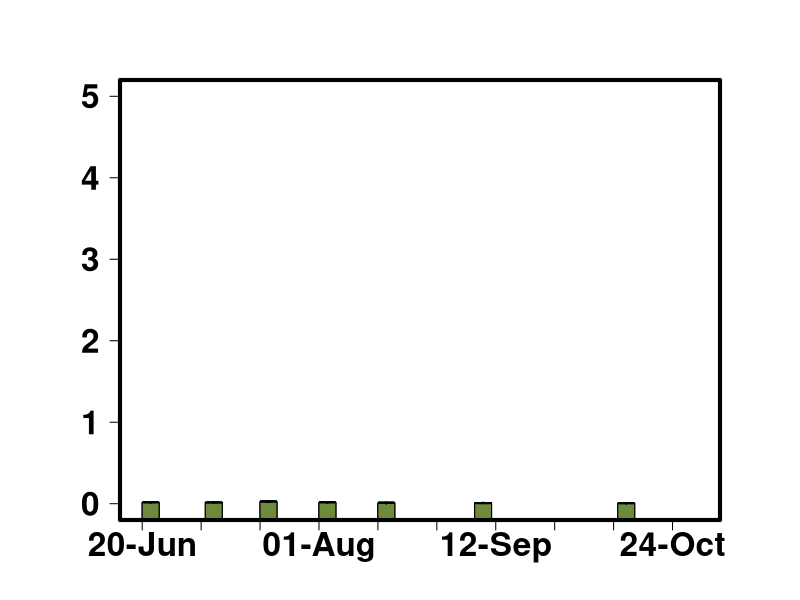

This figure's R source:
library(tidyverse)
library(readr)
library(plyr)
library(dplyr)

alldata <- data.frame(read_csv("2_incremental/20220420_STANDING_CROP_Rafa_Interpolation_Dont_Use.csv"))

alldata$SAMPLING_DATE<-as.Date(alldata$SAMPLING_DATE, format = "%m/%d/%Y")

TURNOVER <- read_csv("2_incremental/TURNOVER_REDUX.csv")

TURNOVER$SAMPLING_DATE<-as.Date(TURNOVER$SAMPLING_DATE, format = "%m/%d/%Y")

add.comp<-list(alldata,TURNOVER)

alldata<-add.comp %>% reduce(full_join)

write.csv(alldata, "2_incremental/TURNOVER_Full_Dataset.csv")


#standard error functiton

se <- function(x, ...) sqrt(var(x, ...)/length(x))


# Selected element

names(alldata)

# 7 = biomass, 58 = Cd 73 = Pb, 70=Mo , Cu=61, As=52

n1<-58

# If turnover rates are desired

alldata[,n1]<-alldata[,n1]*alldata[,89]

#Selected site 

ssite<-"GC"

dfEPIL <- alldata[which(alldata$SAMPLE_DESCRIPTOR == "EPIL"),]

dfEPIP <- alldata[which(alldata$SAMPLE_DESCRIPTOR == "EPIP"),]

dfFILA <- alldata[which(alldata$SAMPLE_DESCRIPTOR == "FILA"),]

alldata

# Multiplier for unit conversion. 

mult=1

EPIL.SUM<-data.frame(aggregate(as.numeric(dfEPIL[,n1]) ~ SAMPLING_DATE+SITE, dfEPIL, mean))
EPIL.SUM[,4]<-aggregate(as.numeric(dfEPIL[,n1]) ~ SAMPLING_DATE+SITE, dfEPIL, se)[,3]
EPIL.SUM <- subset(EPIL.SUM, SITE == ssite)
names(EPIL.SUM)<-c("DATE","SITE","MEAN.EPIL","STDER.EPIL")
EPIL.SUM[,5]<--2
EPIL.SUM[,c(3,4)]<-EPIL.SUM[,c(3,4)]*mult 

FILA.SUM<-data.frame(aggregate(as.numeric(dfFILA[,n1]) ~ SAMPLING_DATE+SITE, dfFILA, mean))
FILA.SUM[,4]<-aggregate(as.numeric(dfFILA[,n1]) ~ SAMPLING_DATE+SITE, dfFILA, se)[,3]
FILA.SUM <- subset(FILA.SUM, SITE == ssite)
names(FILA.SUM)<-c("DATE","SITE","MEAN.FILA","STDER.FILA")
FILA.SUM[,5]<--2
FILA.SUM[,c(3,4)]<-FILA.SUM[,c(3,4)]*mult 

EPIP.SUM<-data.frame(aggregate(as.numeric(dfEPIP[,n1]) ~ SAMPLING_DATE+SITE, dfEPIP, mean))
EPIP.SUM[,4]<-aggregate(as.numeric(dfEPIP[,n1]) ~ SAMPLING_DATE+SITE, dfEPIP, se)[,3]
EPIP.SUM <- subset(EPIP.SUM, SITE == ssite)
names(EPIP.SUM)<-c("DATE","SITE","MEAN.EPIP","STDER.EPIP")
EPIP.SUM[,5]<--2
EPIP.SUM[,c(3,4)]<-EPIP.SUM[,c(3,4)]*mult 


ALL.SUM<-list(EPIP.SUM,FILA.SUM,EPIL.SUM)

ALL.SUM<-ALL.SUM %>% reduce(full_join)

#Eyeballed turnover rates

ALL.SUM[is.na(ALL.SUM)] <- 0

L=nrow(ALL.SUM)

#Column Width

j=2

#each 'polygon' is inside a list with xx and yy coordinates

dat1 <- lapply(1:L,function(x){
  res <- list(xx=c(ALL.SUM[x,1]+j, ALL.SUM[x,1]-j, ALL.SUM[x,1]-j, ALL.SUM[x,1]+j),
              yy=c(ALL.SUM[x,5], ALL.SUM[x,5], ALL.SUM[x,8], ALL.SUM[x,8]))
  return(res)
})

dat2 <- lapply(1:L,function(x){
  res <- list(xx=c(ALL.SUM[x,1]+j, ALL.SUM[x,1]-j, ALL.SUM[x,1]-j, ALL.SUM[x,1]+j),
              yy=c(ALL.SUM[x,5], ALL.SUM[x,5], ALL.SUM[x,6]+ALL.SUM[x,8], ALL.SUM[x,6]+ALL.SUM[x,8]))
  return(res)
})

dat3 <- lapply(1:L,function(x){
  res <- list(xx=c(ALL.SUM[x,1]+j, ALL.SUM[x,1]-j, ALL.SUM[x,1]-j, ALL.SUM[x,1]+j),
              yy=c(ALL.SUM[x,5], ALL.SUM[x,5], ALL.SUM[x,3]+ALL.SUM[x,6]+ALL.SUM[x,8], ALL.SUM[x,3]+ALL.SUM[x,6]+ALL.SUM[x,8]))
  return(res)
})

ardat1 <- lapply(1:L,function(x){
  res <- list(x0=c(ALL.SUM[x,1], ALL.SUM[x,1]),
              y0=c(ALL.SUM[x,8]),
              x1=c(ALL.SUM[x,1], ALL.SUM[x,1]),
              y1=c(ALL.SUM[x,8]+ALL.SUM[x,9]))
  return(res)
})

ardat2 <- lapply(1:L,function(x){
  res <- list(x0=c(ALL.SUM[x,1], ALL.SUM[x,1]),
              y0=c(ALL.SUM[x,6]+ ALL.SUM[x,8]),
              x1=c(ALL.SUM[x,1], ALL.SUM[x,1]),
              y1=c(ALL.SUM[x,6]+ALL.SUM[x,8]+ALL.SUM[x,7]))
  return(res)
})
ardat3 <- lapply(1:L,function(x){
  res <- list(x0=c(ALL.SUM[x,1], ALL.SUM[x,1]),
              y0=c(ALL.SUM[x,6]+ALL.SUM[x,8]+ALL.SUM[x,3]),
              x1=c(ALL.SUM[x,1], ALL.SUM[x,1]),
              y1=c(ALL.SUM[x,6]+ALL.SUM[x,8]+ALL.SUM[x,3]+ALL.SUM[x,4]))
  return(res)
})


#create empty plot

#dev.new(width=10, height=5, noRStudioGD = TRUE)
par(mar=c(4,6,4,4))
plot(ALL.SUM[,1], ALL.SUM[,5],
     type='n',
     ylim=c(0, plyr::round_any(max(ALL.SUM[3]+ALL.SUM[6]+ALL.SUM[8]+ALL.SUM[4]), 5, f = ceiling)),
     xlim= c(as.Date("2021-06-20"),as.Date("2021-10-30")),
     ylab=NA, 
     yaxt = "n",
     cex=1.5,
     xaxt = "n",
     xlab = NA,
     cex.lab=1, cex.axis=1.2, cex.main=1.2, cex.sub=1.2,
)


axis(side = 2, las=1, font.axis=2, cex.axis=2)

at = seq(0, plyr::round_any(max(ALL.SUM[3]+ALL.SUM[6]+ALL.SUM[8]), 175, f = ceiling), length.out=5)

axis.Date(1, at=seq(as.Date("2021-06-20"), as.Date("2021-10-30"), "2 weeks"), las=1, font.axis=2, cex.axis=2, format="%d-%b")

#add polygons

for (i in 1:L) polygon(unlist(dat3[[i]]$xx),unlist(dat3[[i]]$yy),col="gold", border="black")
for (i in 1:L) polygon(unlist(dat2[[i]]$xx),unlist(dat2[[i]]$yy),col="chartreuse3", border="black")
for (i in 1:L) polygon(unlist(dat1[[i]]$xx),unlist(dat1[[i]]$yy),col=colors()[89],border="black")

warnings()

for (i in 1:L) arrows(unlist(ardat3[[i]]$x0),unlist(ardat3[[i]]$y0),unlist(ardat3[[i]]$x1),unlist(ardat3[[i]]$y1), length=0.075, angle=90, code=2, lwd=2,col="black")
for (i in 1:L) arrows(unlist(ardat2[[i]]$x0),unlist(ardat2[[i]]$y0),unlist(ardat2[[i]]$x1),unlist(ardat2[[i]]$y1), length=0.075, angle=90, code=2, lwd=2,col="black")
for (i in 1:L) arrows(unlist(ardat1[[i]]$x0),unlist(ardat1[[i]]$y0),unlist(ardat1[[i]]$x1),unlist(ardat1[[i]]$y1), length=0.075, angle=90, code=2, lwd=2,col="black")

box(lwd=4)



